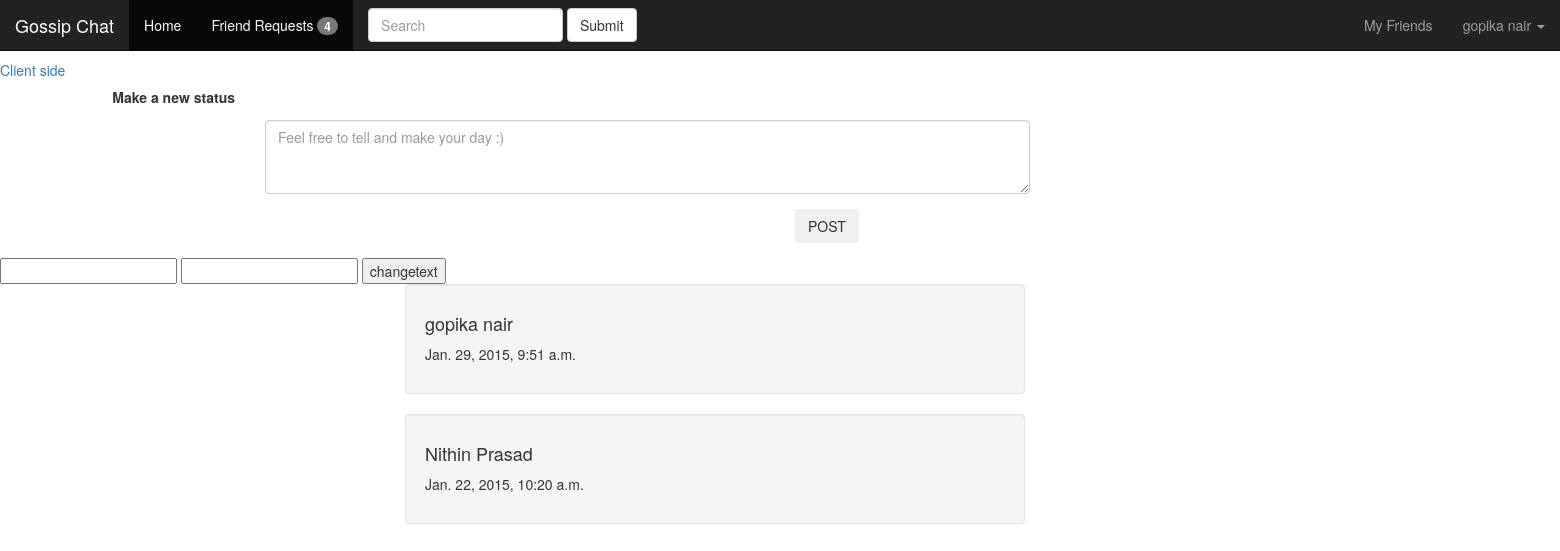
/home/nithinprasad549 (signed in), run on the app's committed database.
### blog/models.py (models this page shows, shortened)
class Post(models.Model):
    user_id = models.ForeignKey(User)
    pub_date = models.DateTimeField('date published',blank=True, default=timezone.now())
    text=models.CharField(max_length=200)

### blog/views.py (the view)
# urls.py: url(r'^home/(?P<profile_id>.+)$','blog.views.home', name='home'),
@login_required
def home(request,profile_id):
	primary=User.objects.get(username=profile_id).pk
	secondary=User.objects.get(username=profile_id)
	value=Post.objects.all().order_by('-pub_date')
	for each in value:
		(key,data)=demix(each.text).split("-RENJU-")
		each.text=decrypt_val(data,key)
	context={'value':value,'userinfo':User.objects.get(username=profile_id),'friend':User.objects.all()}
	return render(request,'blog/home.html',context)

### blog/views.py (called while the page is built, shortened)
def decrypt_val(cipher_text,MASTER_KEY):
    dec_secret = AES.new(MASTER_KEY[:32])
    raw_decrypted = dec_secret.decrypt(base64.b64decode(cipher_text))
    clear_val = raw_decrypted.rstrip("\0")
    return clear_val

def demix(value):
    list_value=list(value)
    data=""
    key=""
    if list_value[3]=='4':
        for x in range(0,len(value)):
            if(x==2or x==4 or x==5 or x==6 or x==8 or x==10 or x==12 or x==14 or x==15 or x==16 or x==18 or x==20 or x==22 or x==24 or x==26 or x==28):
                key=key+list_value[x]
            elif(x==3):
                pass
            else:
                data=data+list_value[x]
    return key+"-RENJU-"+data

### blog/templates/blog/home.html (shortened to what this page needs)
{% include "blog/header.html" %}
<nav class="navbar navbar-inverse navbar-fixed-top">
  <div class="container-fluid">
    <div class="navbar-header">
      <a class="navbar-brand" href="#">Gossip Chat</a>
    </div>
    <div class="collapse navbar-collapse" id="bs-example-navbar-collapse-1">
      <ul class="nav navbar-nav">
        <li class="active"><a href="#">Home <span class="sr-only">(current)</span></a></li>
        <li role="presentation" class="active"><a href="#mymodal" data-toggle="modal" data-target="#myModal">Friend Requests <span class="badge">4</span></a></li>
      </ul>
      <form class="navbar-form navbar-left" role="search">
        <div class="form-group">
          <input type="text" class="form-control" placeholder="Search">
        </div>
        <button type="submit" class="btn btn-default">Submit</button>
      </form>
      <ul class="nav navbar-nav navbar-right">
        <li><a href="#">My Friends</a></li>
        <li class="dropdown">
          <a href="#" class="dropdown-toggle" data-toggle="dropdown" role="button" aria-expanded="false">{{userinfo.first_name}}  {{userinfo.last_name}} <span class="caret"></span></a>
        </li>
      </ul>
    </div>
  </div>
</nav>
   <body>
<br><br><br>
<a href="/client_side/">Client side</a>
<form class="form-horizontal" method="POST" action="/post/" >
  <div class="form-group">
   <label for="inputPassword3" class="col-sm-2 control-label">Make a new status</label><br><br>
    <div class="col-sm-offset-2 col-sm-6">
      <textarea class="form-control" name="mypost" placeholder="Feel free to tell and make your day :)" rows="3"></textarea>
    </div>
  </div>
  <div class="form-group">
    <div class="col-sm-offset-6 col-sm-10">
      <button type="submit" class="btn btn-sucess">POST</button>
    </div>
  </div>
</form>
</head>
<body>
  <form name="detail">
    <input type="text" name="desc" id="desc"  onchange=changeText() >
    <input type="text" name="renju" id="renju" >
    <input type="submit" value="changetext" onclick=printMessage() >
  </form>
</body>
</html>
 {%for each in value%}
 <div class="col-lg-5 col-sm-offset-3">
<div class="well well-large">
            <h4 class="alert-heading">{{each.user_id.first_name}}  {{each.user_id.last_name}}</h4>
            <p>
             {{each.pub_date}}
            </p>
          </div>
        </div>
</body>
{%endfor%}

### blog/templates/blog/header.html (shortened to what this page needs)
<!DOCTYPE html>
<html>
<head>
	{% load staticfiles %}
	<link rel="stylesheet" type="text/css" href="{% static 'css/bootstrap.css' %}">
</head>
</html>

### data on the page
Post: user_id.first_name "gopika", user_id.last_name "nair", pub_date "Jan. 29, 2015, 9:51 a.m."
Post: user_id.first_name "Nithin", user_id.last_name "Prasad", pub_date "Jan. 22, 2015, 10:20 a.m."

### other printed values
{{ userinfo.first_name }} "gopika"
{{ userinfo.last_name }} "nair"
